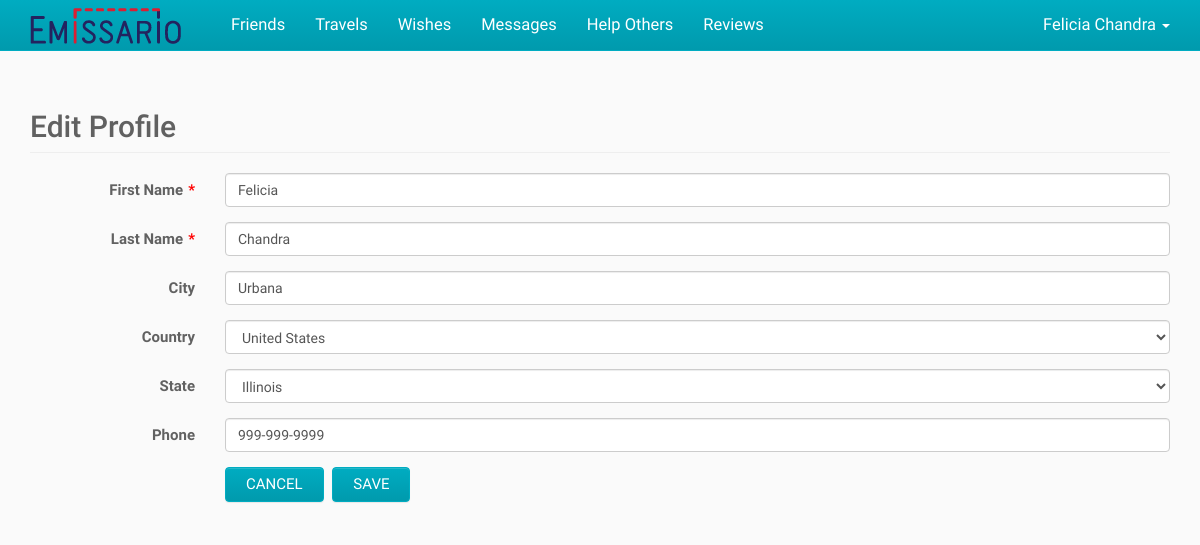
The app's page /index.php/user/editProfile (signed in) with its own data.
### tables this page shows
CREATE TABLE IF NOT EXISTS User (
	ID BIGINT NOT NULL AUTO_INCREMENT,
    First_Name VARCHAR(100) NOT NULL,
    Last_Name VARCHAR(100) NULL,
    Email VARCHAR(100) NOT NULL UNIQUE,
    `Password` CHAR(255) NOT NULL,
    City VARCHAR(100) NULL,
    State VARCHAR(100) NULL,
    Country VARCHAR(2) NULL,
    Phone VARCHAR(100) NULL,
    Created_On DATETIME NULL,
    Modified_On DATETIME NULL,
    PRIMARY KEY (ID)
);

CREATE TABLE IF NOT EXISTS Country (
	Country_Code VARCHAR(2) NOT NULL,
    Country_Name VARCHAR(100) NOT NULL,
    Created_On DATETIME NULL,
    Modified_On DATETIME NULL,
    PRIMARY KEY (Country_Code)
);

CREATE TABLE IF NOT EXISTS State (
	Country_Code VARCHAR(2) NOT NULL,
	State_Code VARCHAR(100) NOT NULL,
    State_Name VARCHAR(100) NOT NULL,
    Created_On DATETIME NULL,
    Modified_On DATETIME NULL,
    PRIMARY KEY (Country_Code, State_Code),
    FOREIGN KEY (Country_Code) REFERENCES Country (Country_Code)
);

### application/controllers/user.php (called while the page is built, shortened)
<?php
class User
{
	public function editProfile()
	{
		$userID = $GLOBALS["beans"]->siteHelper->getSession("userID");
		$user = $GLOBALS["beans"]->userService->getUser($userID);
		$countries = $GLOBALS["beans"]->resourceService->getCountries();
		if ($user->Country != "") {
			$states = $GLOBALS["beans"]->resourceService->getStates($user->Country);
		}
		require APP . 'views/_templates/header.php';
		require APP . 'views/user/editProfile.php';
		require APP . 'views/_templates/footer.php';
	}
}

### index.php (called while the page is built, shortened)
<?php
$app = new Application();

### application/core/service.php (called while the page is built)
<?php
class Service
{
	function __construct($model)
	{
		$this->model = $model;
	}
}

### application/core/model.php (called while the page is built)
<?php
class Model
{
	function __construct($db)
	{
		$this->db = $db;
	}
}

### application/models/userModel.php (called while the page is built, shortened)
<?php
class UserModel extends Model
{
	public function getUser($userID)
	{
		$sql = "SELECT User.*, Country.Country_Name, State.State_Name
				FROM User
				LEFT JOIN Country ON Country.Country_Code = User.Country
				LEFT JOIN State ON State.State_Code = User.State
				WHERE User.ID = :user_id";
		$parameters = array(":user_id" => $userID);
		return $GLOBALS["beans"]->queryHelper->getSingleRowObject($this->db, $sql, $parameters);
	}
}

### application/helpers/queryHelper.php (called while the page is built, shortened)
<?php
class QueryHelper
{
	public function getSingleRowObject($db, $sql, $parameters) {
		$query = $db->prepare($sql);
		$query->execute($parameters);
		$result = $query->fetch();
		return $result;
	}
}

### application/services/userService.php (called while the page is built, shortened)
<?php
class UserService extends Service
{
	public function getUser($userID)
	{
		return $this->model->getUser($userID);
	}
}

### application/models/resourceModel.php (called while the page is built)
<?php
class ResourceModel extends Model
{
	public function getCountries()
	{
		$sql = "SELECT *
				FROM Country
				ORDER BY CASE WHEN Country_Code = 'US' THEN 1 ELSE 2 END, Country_Name";
		$query = $this->db->prepare($sql);
		$query->execute();
		return $query->fetchAll();
	}
	public function getStates($countryCode, $fieldList = "*")
	{
		$sql = "SELECT " . $fieldList;
		$sql .=	" FROM State
				WHERE Country_Code = :country_code
				ORDER BY State_Name";
		$parameters = array(":country_code" => $countryCode);
		$query = $this->db->prepare($sql);
		$query->execute($parameters);
		return $query->fetchAll();
	}
}

### application/services/resourceService.php (called while the page is built)
<?php
class ResourceService extends Service
{
	public function getCountries()
	{
		return $this->model->getCountries();
	}
	public function getStates($countryCode, $fieldList = "*")
	{
		return $this->model->getStates($countryCode, $fieldList);
	}
}

### application/views/user/_editProfile.php (the view, shortened to what this page needs)
<div class="form-group">
	<label for="firstName" class="col-sm-2 control-label">First Name</label>
	<div class="col-sm-10">
		<input type="text" id="firstName" name="firstName" value="<?php echo $firstName ?>" class="form-control" required aria-required="true" />
	</div>
</div>
<div class="form-group">
	<label for="lastName" class="col-sm-2 control-label">Last Name</label>
	<div class="col-sm-10">
		<input type="text" id="lastName" name="lastName" value="<?php echo $lastName ?>" class="form-control" required aria-required="true" />
	</div>
</div>
<div class="form-group">
	<label for="city" class="col-sm-2 control-label">City</label>
	<div class="col-sm-10">
		<input type="text" id="city" name="city" value="<?php echo $city ?>" class="form-control" />
	</div>
</div>
<div class="form-group">
	<label for="country" class="col-sm-2 control-label">Country</label>
	<div class="col-sm-10">
		<select id="country" name="country" class="form-control" onchange="refreshStateSelect();">
			<?php foreach ($countries as $countryOption) { ?>
				<option value="<?php echo $countryOption->Country_Code; ?>" <?php if (strcasecmp($country, $countryOption->Country_Code) == 0) { ?>selected<?php } ?>><?php echo $countryOption->Country_Name; ?></option>
			<?php } ?>
		</select>
	</div>
</div>
<div class="form-group">
	<label for="state" class="col-sm-2 control-label">State</label>
	<div class="col-sm-10">
		<select id="state" name="state" class="form-control">
			<?php if (isset($states)) {
				foreach ($states as $stateOption) { ?>
				<option value="<?php echo $stateOption->State_Code; ?>" <?php if (strcasecmp($state, $stateOption->State_Code) == 0) { ?>selected<?php } ?>><?php echo $stateOption->State_Name; ?></option>
			<?php }} ?>
		</select>
	</div>
</div>
<div class="form-group">
	<label for="phone" class="col-sm-2 control-label">Phone</label>
	<div class="col-sm-10">
		<input type="text" id="phone" name="phone" value="<?php echo $phone ?>" class="form-control" />
	</div>
</div>

### application/views/_templates/header.php (shortened to what this page needs)
<?php
$activeView = "";
if (array_key_exists("PATH_INFO", $_SERVER)) {
	$pathInfoArray = explode("/", $_SERVER["PATH_INFO"]);
	$activeView = $pathInfoArray[1];
}
?><!DOCTYPE html>
<html lang="en">
<head>
	<link href="<?php echo URL; ?>public/css/bootstrap.css" rel="stylesheet">
	<link href="<?php echo URL; ?>public/css/bootstrap-theme.css" rel="stylesheet">
	<link href="<?php echo URL; ?>public/css/bootstrap-datepicker3.css" rel="stylesheet">
</head>
<body>
	<nav class="navbar navbar-inverse navbar-fixed-top">
		<div class="container">
			<div class="navbar-header">
				<a class="navbar-brand" href="<?php echo URL_WITH_INDEX_FILE; ?>">
					<img alt="Emissario" src="<?php echo URL; ?>public/img/logo.png" />
				</a>
			</div>
			<?php if (is_numeric($userID)) { ?>
				<div id="navbar" class="navbar-collapse collapse">
					<ul class="nav navbar-nav navbar-left">
						<?php echo $GLOBALS["beans"]->siteHelper->getNavigationHTML($activeView); ?>
					</ul>
					<ul class="nav navbar-nav navbar-right">
						<li class="dropdown">
							<a class="dropdown-toggle" href="#!" aria-expanded="false" aria-haspopup="true" role="button" data-toggle="dropdown">
								<?php echo $user->First_Name . " " . $user->Last_Name ?>
								<span class="caret"></span>
							</a>
						</li>
					</ul>
				</div>
			<?php } ?>
		</div>
	</nav>

### records on screen
user: First_Name "Felicia", Last_Name "Chandra", firstName "Felicia", lastName "Chandra", city "Urbana", country "United States", state "Illinois", phone "999-999-9999"

### other values on screen
$viewTitle "Friends"
$viewTitle "Travels"
$viewTitle "Wishes"
$viewTitle "Messages"
$viewTitle "Help Others"
$viewTitle "Reviews"
